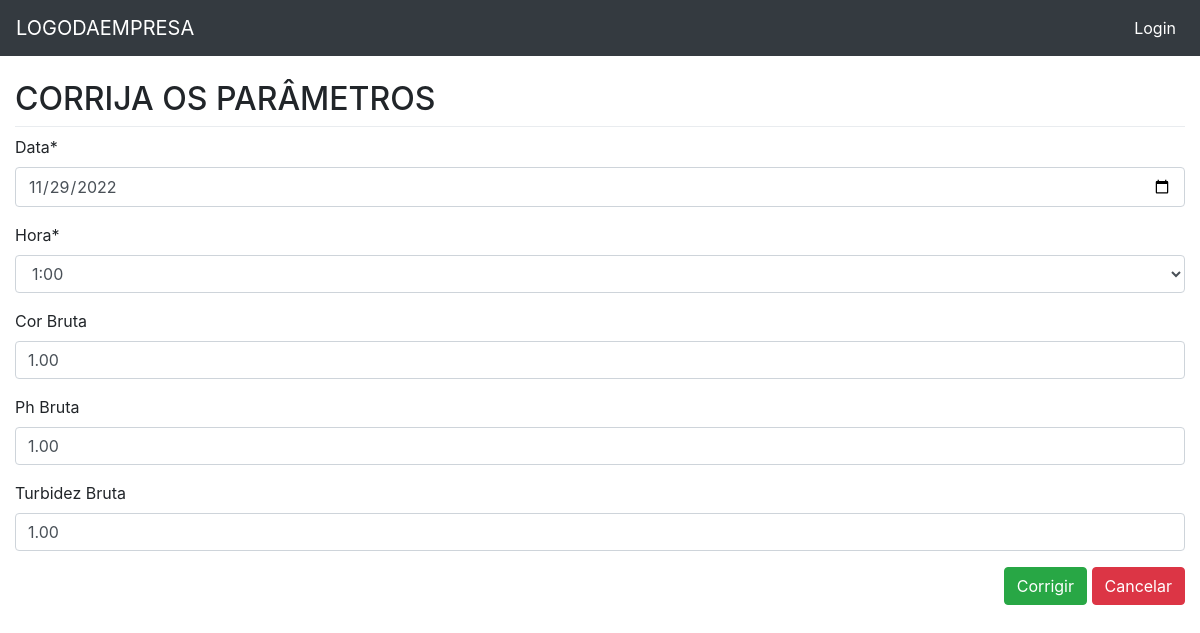
The app's page /captacao/update/20 with its own data.
### captacao/models.py (models this page shows, shortened)
class Captacao(models.Model):
    data = models.DateField('Data', auto_now=False, auto_now_add=False)
    hora = models.CharField(max_length=5, choices=HORA_CHOICE)
    cor_b = models.DecimalField('Cor Bruta', max_digits=5, decimal_places=2, blank=True, null=True)
    ph_b = models.DecimalField('Ph Bruta', max_digits=5, decimal_places=2, blank=True, null=True)
    turbidez_b = models.DecimalField('Turbidez Bruta', max_digits=5, decimal_places=2, blank=True, null=True)
    class Meta:
        ordering = ('-data',)
        verbose_name = 'CAPTAÇÃO'
        verbose_name_plural = 'CAPTAÇÕES'

### captacao/views.py (the view)
# urls.py: path('update/<int:pk>', v.captacao_update, name='captacao_update'),
def captacao_update(request, pk):
    template_name = 'captacao_update.html'
    obj = Captacao.objects.get(pk=pk)
    form = CaptacaoForm(request.POST or None, instance=obj)
    if request.method == 'POST':
        if form.is_valid():
            form.save()
            return HttpResponseRedirect(reverse('captacao:captacao_list'))
    context = {'form': form}
    return render(request, template_name, context)

### captacao/forms.py
class CaptacaoForm(forms.ModelForm):
    data = forms.DateField(
        label='Data',
        widget=forms.DateInput(
            format='%Y-%m-%d',
            attrs={
                'type': 'date'
            }),
        input_formats=('%Y-%m-%d',),
    )
    class Meta:
        model = Captacao
        fields = '__all__'

### captacao/templates/captacao_update.html (shortened to what this page needs)
{% extends "base.html" %}
{% load static %}
{% load crispy_forms_tags %}
{% block content %}
    <h2>CORRIJA OS PARÂMETROS </h2>
    <div class="dropdown-divider"></div>
    <form action="" method="POST" >
    {{ form|crispy }}
    <span class="pull-right">
      <button type="submit" class="btn btn-success">Corrigir</button>
      <button type="reset" class="btn btn-danger" onclick="location.href = '{% url 'captacao:captacao_list' %}'">Cancelar</button>
    </span>
{% endblock %}

### core/static/css/style.css (style rules this page uses)
body { margin-top: 80px; }

### records on screen
Captacao: data "11/29/2022", hora "1:00", cor_b "1.00", ph_b "1.00", turbidez_b "1.00"
